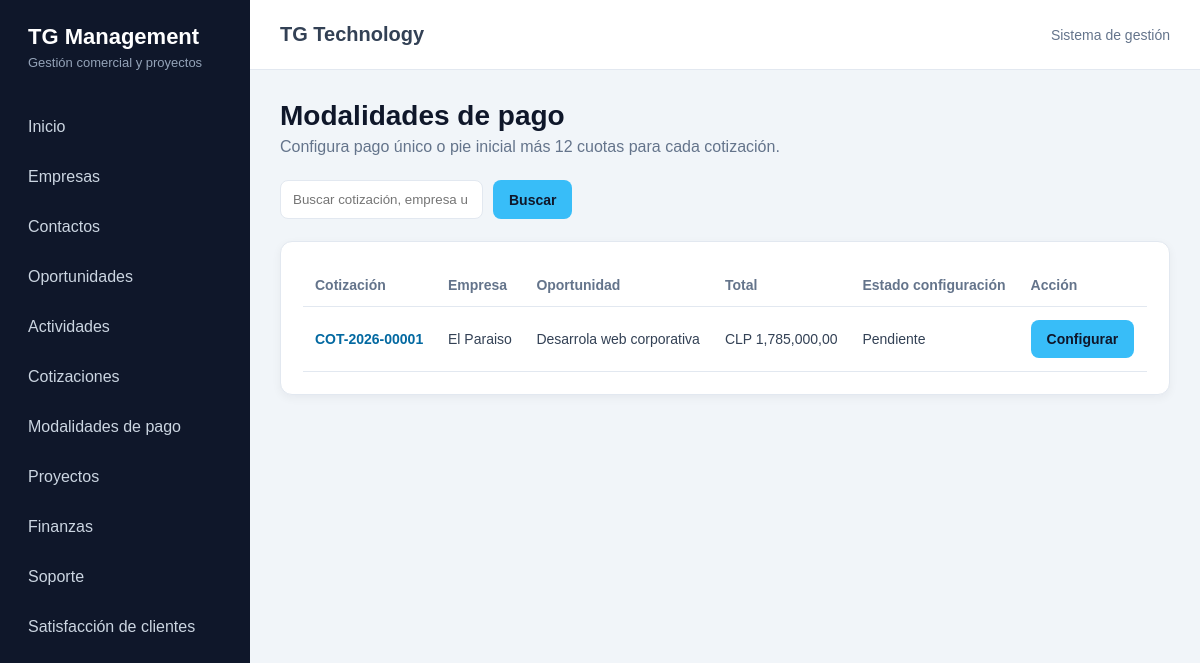
The app's page /modalidades-pago/, older data.
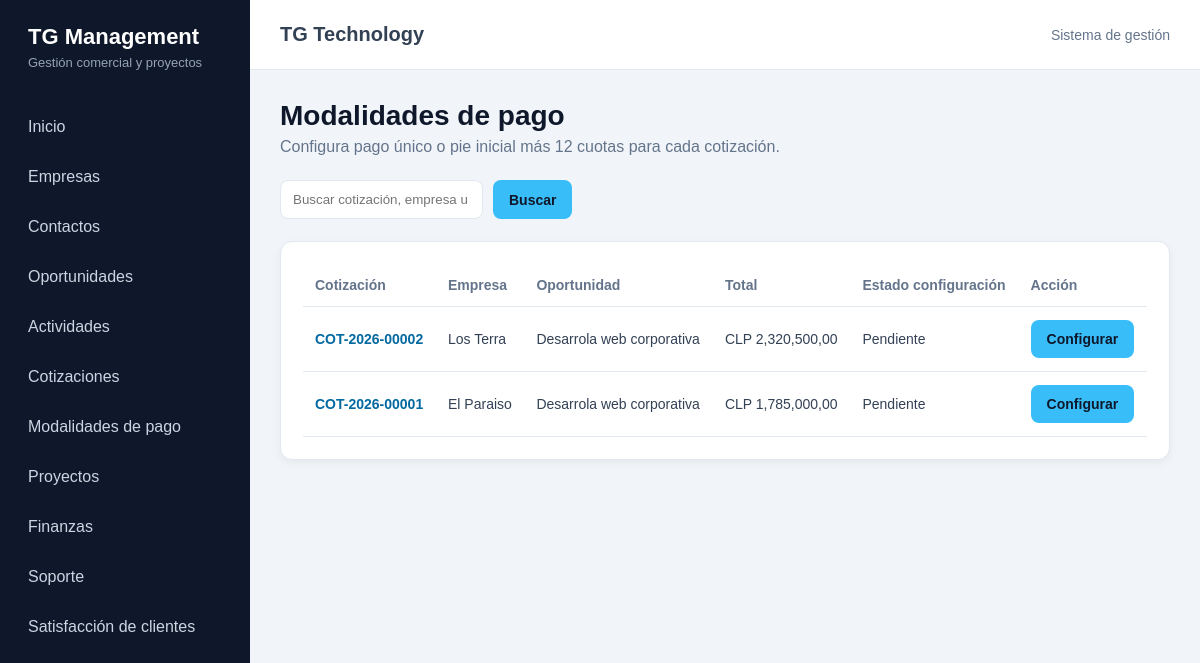
The same page, newer data.
### cotizaciones/models.py (models this page shows, shortened)
class Cotizacion(models.Model):
    class Estado(models.TextChoices):
        BORRADOR = "borrador", "Borrador"
        ENVIADA = "enviada", "Enviada"
        APROBADA = "aprobada", "Aprobada"
        RECHAZADA = "rechazada", "Rechazada"
        VENCIDA = "vencida", "Vencida"
        ANULADA = "anulada", "Anulada"
    class ModalidadPago(models.TextChoices):
        PAGO_UNICO = (
            "pago_unico",
            "Pago único",
        )
        ANTICIPO_SALDO = (
            "anticipo_saldo",
            "Anticipo y pago del saldo",
        )
        ANTICIPO_CUOTAS = (
            "anticipo_cuotas",
            "Anticipo y saldo en cuotas",
        )
        ANTICIPO_CUOTAS_MENSUAL = (
            "anticipo_cuotas_mensual",
            "Anticipo, saldo en cuotas y servicio mensual",
        )
        SOLO_CUOTAS = (
            "solo_cuotas",
            "Pago en cuotas",
        )
        SERVICIO_MENSUAL = (
            "servicio_mensual",
            "Servicio mensual",
        )
    class Moneda(models.TextChoices):
        CLP = "CLP", "Peso chileno"
        UF = "UF", "Unidad de Fomento"
        USD = "USD", "Dólar estadounidense"
    modalidad_pago = models.CharField(
        "Modalidad de pago",
        max_length=40,
        choices=ModalidadPago.choices,
        default=ModalidadPago.PAGO_UNICO,
    )
    porcentaje_anticipo = models.DecimalField(
        "Porcentaje de anticipo",
        max_digits=5,
        decimal_places=2,
        default=Decimal("0.00"),
        validators=[
            MinValueValidator(Decimal("0.00")),
        ],
        help_text="Porcentaje inicial que debe pagar el cliente.",
    )
    numero_cuotas = models.PositiveSmallIntegerField(
        "Número de cuotas",
        default=1,
        help_text="Cantidad de cuotas correspondientes al saldo.",
    )
    monto_servicio_mensual = models.DecimalField(
        "Valor del servicio mensual",
        max_digits=14,
        decimal_places=2,
        null=True,
        blank=True,
        validators=[
            MinValueValidator(Decimal("0.00")),
        ],
    )
    meses_servicio = models.PositiveSmallIntegerField(
        "Cantidad de meses del servicio",
        null=True,
        blank=True,
    )
    fecha_inicio_servicio = models.DateField(
        "Fecha de inicio del servicio mensual",
        null=True,
        blank=True,
    )
    numero = models.CharField(
        "Número de cotización",
        max_length=30,
        unique=True,
        blank=True,
    )
    oportunidad = models.ForeignKey(
        "crm.Oportunidad",
        on_delete=models.PROTECT,
        related_name="cotizaciones",
        verbose_name="Oportunidad",
    )
    contacto = models.ForeignKey(
        "crm.Contacto",
        on_delete=models.SET_NULL,
        related_name="cotizaciones",
        verbose_name="Contacto",
        null=True,
        blank=True,
    )
    fecha_emision = models.DateField(
        "Fecha de emisión",
    )
    fecha_vencimiento = models.DateField(
        "Fecha de vencimiento",
        null=True,
        blank=True,
    )
    estado = models.CharField(
        "Estado",
        max_length=20,
        choices=Estado.choices,
        default=Estado.BORRADOR,
    )
    moneda = models.CharField(
        "Moneda",
        max_length=3,
        choices=Moneda.choices,
        default=Moneda.CLP,
    )
    valor_moneda = models.DecimalField(
        "Valor de la moneda",
        max_digits=15,
        decimal_places=4,
        default=Decimal("1.0000"),
        validators=[
            MinValueValidator(Decimal("0.0001")),
        ],
        help_text=(
            "Para CLP utiliza 1. "
            "Para UF o USD registra el valor en pesos."
        ),
    )
    descuento_porcentaje = models.DecimalField(
        "Descuento general (%)",
        max_digits=5,
        decimal_places=2,
        default=Decimal("0.00"),
        validators=[
            MinValueValidator(Decimal("0.00")),
            MaxValueValidator(Decimal("100.00")),
        ],
    )
    impuesto_porcentaje = models.DecimalField(
        "Impuesto (%)",
        max_digits=5,
        decimal_places=2,
        default=Decimal("19.00"),
        validators=[
            MinValueValidator(Decimal("0.00")),
            MaxValueValidator(Decimal("100.00")),
        ],
    )
    condiciones_pago = models.CharField(
        "Condiciones de pago",
        max_length=250,
        blank=True,
    )
    plazo_entrega = models.CharField(
        "Plazo de entrega",
        max_length=250,
        blank=True,
    )
    validez_oferta = models.CharField(
        "Validez de la oferta",
        max_length=150,
        blank=True,
        default="15 días",
    )
    alcance = models.TextField(
        "Alcance",
        blank=True,
    )
    exclusiones = models.TextField(
        "Exclusiones",
        blank=True,
    )
    observaciones = models.TextField(
        "Observaciones",
        blank=True,
    )
    creado_por = models.ForeignKey(
        settings.AUTH_USER_MODEL,
        on_delete=models.SET_NULL,
        related_name="cotizaciones_creadas",
        null=True,
        blank=True,
    )
    fecha_creacion = models.DateTimeField(
        auto_now_add=True,
    )
    fecha_actualizacion = models.DateTimeField(
        auto_now=True,
    )
    class Meta:
        ordering = [
            "-fecha_emision",
            "-fecha_creacion",
        ]
        verbose_name = "Cotización"
        verbose_name_plural = "Cotizaciones"
    @property
    def subtotal(self):
        return sum(
            (
                item.subtotal
                for item in self.items.all()
            ),
            Decimal("0.00"),
        )
    @property
    def descuento(self):
        return (
            self.subtotal
            * self.descuento_porcentaje
            / Decimal("100")
        )
    @property
    def neto(self):
        return self.subtotal - self.descuento
    @property
    def impuesto(self):
        return (
            self.neto
            * self.impuesto_porcentaje
            / Decimal("100")
        )
    @property
    def total(self):
        return self.neto + self.impuesto

class ItemCotizacion(models.Model):
    cotizacion = models.ForeignKey(
        Cotizacion,
        on_delete=models.CASCADE,
        related_name="items",
        verbose_name="Cotización",
    )
    orden = models.PositiveIntegerField(
        "Orden",
        default=1,
    )
    codigo = models.CharField(
        "Código",
        max_length=50,
        blank=True,
    )
    descripcion = models.CharField(
        "Descripción",
        max_length=500,
    )
    detalle = models.TextField(
        "Detalle",
        blank=True,
    )
    cantidad = models.DecimalField(
        "Cantidad",
        max_digits=12,
        decimal_places=2,
        default=Decimal("1.00"),
        validators=[
            MinValueValidator(Decimal("0.01")),
        ],
    )
    unidad = models.CharField(
        "Unidad",
        max_length=30,
        default="Unidad",
    )
    precio_unitario = models.DecimalField(
        "Precio unitario",
        max_digits=15,
        decimal_places=2,
        validators=[
            MinValueValidator(Decimal("0.00")),
        ],
    )
    descuento_porcentaje = models.DecimalField(
        "Descuento (%)",
        max_digits=5,
        decimal_places=2,
        default=Decimal("0.00"),
        validators=[
            MinValueValidator(Decimal("0.00")),
            MaxValueValidator(Decimal("100.00")),
        ],
    )
    class Meta:
        ordering = [
            "orden",
            "pk",
        ]
        verbose_name = "Ítem de cotización"
        verbose_name_plural = "Ítems de cotización"
    @property
    def subtotal_bruto(self):
        return self.cantidad * self.precio_unitario
    @property
    def descuento(self):
        return (
            self.subtotal_bruto
            * self.descuento_porcentaje
            / Decimal("100")
        )
    @property
    def subtotal(self):
        return self.subtotal_bruto - self.descuento

### crm/models.py (models this page shows, shortened)
class Oportunidad(models.Model):
    class Etapa(models.TextChoices):
        NUEVA = "NUEVA", "Nueva"
        CONTACTADA = "CONTACTADA", "Contactada"
        REQUERIMIENTOS = "REQUERIMIENTOS", "Levantamiento de requerimientos"
        PROPUESTA = "PROPUESTA", "Propuesta enviada"
        NEGOCIACION = "NEGOCIACION", "Negociación"
        GANADA = "GANADA", "Ganada"
        PERDIDA = "PERDIDA", "Perdida"
        PAUSADA = "PAUSADA", "Pausada"
    class Prioridad(models.TextChoices):
        BAJA = "BAJA", "Baja"
        MEDIA = "MEDIA", "Media"
        ALTA = "ALTA", "Alta"
        URGENTE = "URGENTE", "Urgente"
    titulo = models.CharField(
        "Nombre de la oportunidad",
        max_length=200,
    )
    empresa = models.ForeignKey(
        Empresa,
        verbose_name="Empresa",
        on_delete=models.PROTECT,
        related_name="oportunidades",
    )
    contacto = models.ForeignKey(
        Contacto,
        verbose_name="Contacto",
        on_delete=models.SET_NULL,
        null=True,
        blank=True,
        related_name="oportunidades",
    )
    descripcion = models.TextField(
        "Descripción",
        blank=True,
    )
    servicio_interes = models.CharField(
        "Servicio de interés",
        max_length=150,
        blank=True,
    )
    etapa = models.CharField(
        "Etapa",
        max_length=30,
        choices=Etapa.choices,
        default=Etapa.NUEVA,
    )
    prioridad = models.CharField(
        "Prioridad",
        max_length=20,
        choices=Prioridad.choices,
        default=Prioridad.MEDIA,
    )
    valor_estimado = models.DecimalField(
        "Valor estimado",
        max_digits=14,
        decimal_places=2,
        default=0,
    )
    probabilidad = models.PositiveSmallIntegerField(
        "Probabilidad de cierre (%)",
        default=10,
    )
    fecha_estimada_cierre = models.DateField(
        "Fecha estimada de cierre",
        null=True,
        blank=True,
    )
    motivo_perdida = models.TextField(
        "Motivo de pérdida",
        blank=True,
    )
    responsable = models.ForeignKey(
        settings.AUTH_USER_MODEL,
        verbose_name="Responsable",
        on_delete=models.SET_NULL,
        null=True,
        blank=True,
        related_name="oportunidades_asignadas",
    )
    fecha_creacion = models.DateTimeField(
        "Fecha de creación",
        auto_now_add=True,
    )
    fecha_actualizacion = models.DateTimeField(
        "Última actualización",
        auto_now=True,
    )
    class Meta:
        verbose_name = "Oportunidad"
        verbose_name_plural = "Oportunidades"
        ordering = ["-fecha_creacion"]

class Empresa(models.Model):
    class TipoEmpresa(models.TextChoices):
        PROSPECTO = "PROSPECTO", "Prospecto"
        CLIENTE = "CLIENTE", "Cliente"
        PROVEEDOR = "PROVEEDOR", "Proveedor"
        PARTNER = "PARTNER", "Partner"
    class EstadoEmpresa(models.TextChoices):
        ACTIVA = "ACTIVA", "Activa"
        INACTIVA = "INACTIVA", "Inactiva"
    razon_social = models.CharField(
        "Razón social",
        max_length=200,
    )
    nombre_fantasia = models.CharField(
        "Nombre de fantasía",
        max_length=200,
        blank=True,
    )
    rut = models.CharField(
        "RUT",
        max_length=20,
        blank=True,
        unique=True,
        null=True,
    )
    tipo = models.CharField(
        "Tipo de empresa",
        max_length=20,
        choices=TipoEmpresa.choices,
        default=TipoEmpresa.PROSPECTO,
    )
    rubro = models.CharField(
        "Rubro",
        max_length=150,
        blank=True,
    )
    sitio_web = models.URLField(
        "Sitio web",
        blank=True,
    )
    telefono = models.CharField(
        "Teléfono",
        max_length=30,
        blank=True,
    )
    email = models.EmailField(
        "Correo electrónico",
        blank=True,
    )
    direccion = models.CharField(
        "Dirección",
        max_length=250,
        blank=True,
    )
    comuna = models.CharField(
        "Comuna",
        max_length=100,
        blank=True,
    )
    region = models.CharField(
        "Región",
        max_length=100,
        blank=True,
    )
    estado = models.CharField(
        "Estado",
        max_length=20,
        choices=EstadoEmpresa.choices,
        default=EstadoEmpresa.ACTIVA,
    )
    observaciones = models.TextField(
        "Observaciones",
        blank=True,
    )
    creado_por = models.ForeignKey(
        settings.AUTH_USER_MODEL,
        verbose_name="Creado por",
        on_delete=models.SET_NULL,
        null=True,
        blank=True,
        related_name="empresas_creadas",
    )
    fecha_creacion = models.DateTimeField(
        "Fecha de creación",
        auto_now_add=True,
    )
    fecha_actualizacion = models.DateTimeField(
        "Última actualización",
        auto_now=True,
    )
    class Meta:
        verbose_name = "Empresa"
        verbose_name_plural = "Empresas"
        ordering = ["razon_social"]
    def __str__(self):
        return self.nombre_fantasia or self.razon_social

### modalidades_pago/views.py (the view, shortened to what this page needs)
# urls.py: path("", views.modalidad_lista, name="lista"),
def modalidad_lista(request):
    busqueda = request.GET.get("q", "").strip()
    cotizaciones = (
        Cotizacion.objects
        .select_related("oportunidad", "oportunidad__empresa")
        .select_related("configuracion_modalidades_pago")
    )
    return render(
        request,
        "modalidades_pago/modalidad_lista.html",
        {"cotizaciones": cotizaciones, "busqueda": busqueda},
    )

### modalidades_pago/templates/modalidades_pago/modalidad_lista.html (shortened to what this page needs)
{% extends "core/base.html" %}
{% load static humanize %}
{% block extra_css %}<link rel="stylesheet" href="{% static 'modalidades_pago/css/modalidades_pago.css' %}">{% endblock %}
{% block content %}
<div class="encabezado-pagina"><h1>Modalidades de pago</h1><p>Configura pago único o pie inicial más 12 cuotas para cada cotización.</p></div>
<div class="acciones">
<form method="get" class="filtros"><input type="text" name="q" value="{{ busqueda }}" placeholder="Buscar cotización, empresa u oportunidad"><button class="boton" type="submit">Buscar</button></form>
</div>
<div class="panel"><div class="tabla-contenedor"><table><thead><tr><th>Cotización</th><th>Empresa</th><th>Oportunidad</th><th>Total</th><th>Estado configuración</th><th>Acción</th></tr></thead><tbody>
{% for cotizacion in cotizaciones %}<tr><td><a class="enlace-tabla" href="{% url 'cotizaciones:cotizacion_detalle' cotizacion.pk %}">{{ cotizacion.numero }}</a></td><td>{{ cotizacion.oportunidad.empresa }}</td><td>{{ cotizacion.oportunidad.titulo }}</td><td>{{ cotizacion.moneda }} {{ cotizacion.total|floatformat:2|intcomma }}</td><td>{% if cotizacion.configuracion_modalidades_pago %}<span class="mp-estado mp-listo">Configurada</span>{% else %}<span class="mp-estado mp-pendiente">Pendiente</span>{% endif %}</td><td>{% if cotizacion.configuracion_modalidades_pago %}<a class="boton boton-secundario" href="{% url 'modalidades_pago:detalle' cotizacion.pk %}">Ver</a>{% else %}<a class="boton" href="{% url 'modalidades_pago:configurar' cotizacion.pk %}">Configurar</a>{% endif %}</td></tr>{% empty %}<tr><td colspan="6" class="sin-registros">No se encontraron cotizaciones.</td></tr>{% endfor %}
</tbody></table></div></div>
{% endblock %}

Row changes from the older to the newer data that the page shows:
added Cotizacion: numero "COT-2026-00002", oportunidad.empresa "Los Terra", oportunidad.titulo "Desarrola web corporativa", moneda "CLP", total "2,320,500,00"
